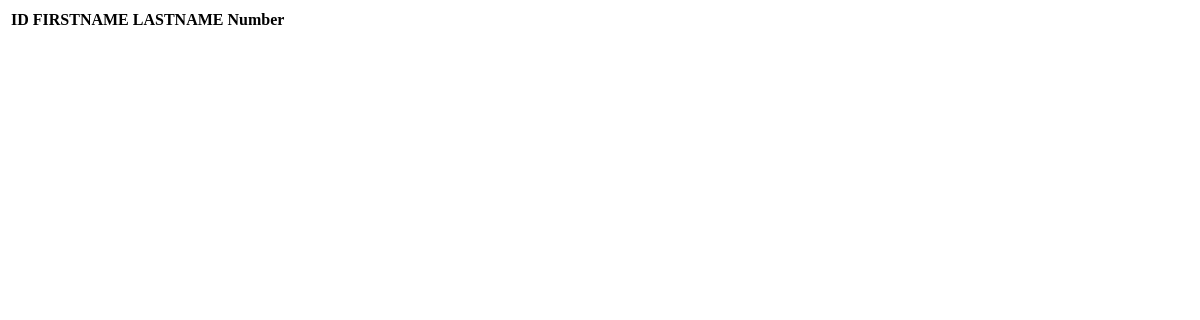
Page /fetchdata/ on the earlier database version.
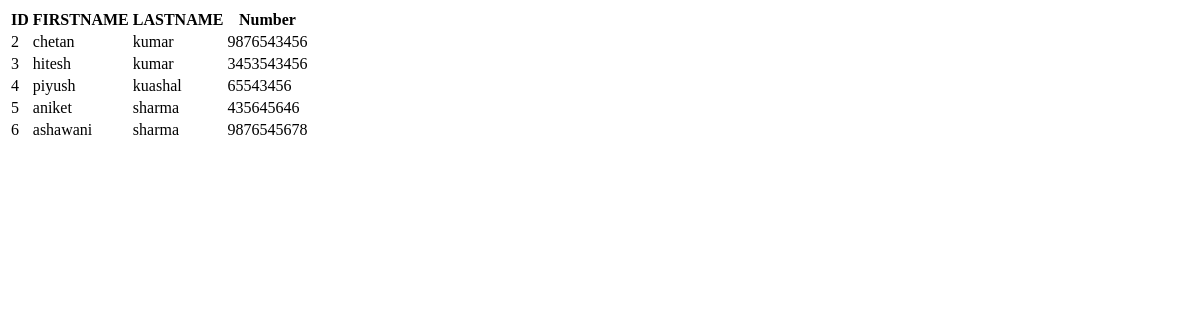
Same page on the later database version.
### project/models.py (models this page shows)
class Student(models.Model):
    firstname=models.CharField(max_length=150)
    lastname=models.CharField(max_length=150)
    number=models.IntegerField()

### project/views.py (the view)
# urls.py: path('fetchdata/',views.fetchdata),
def fetchdata(request):
    mydata=Student.objects.all()
    template= loader.get_template('fetch_data.html')
    context = {'students_all':mydata}
    return HttpResponse(template.render(context, request))

### template/fetch_data.html (shortened to what this page needs)
<!DOCTYPE html>
<html lang="en">
<head>
</head>
<body>
    <table>
        <tr>
            <th>ID</th>
            <th>FIRSTNAME</th>
            <th>LASTNAME</th>
            <th>Number</th>
        </tr>
        {% for i in students_all %}
        <tr>
            <td>{{ i.id }}</td>
            <td>{{ i.firstname }}</td>
            <td>{{ i.lastname }}</td>
            <td>{{ i.number }}</td>
        </tr>
        {% endfor %}
    </table>
</body>
</html>

Differences in the rows shown:
added Student: id "2", firstname "chetan", lastname "kumar", number "9876543456"
added Student: id "3", firstname "hitesh", lastname "kumar", number "3453543456"
added Student: id "4", firstname "piyush", lastname "kuashal", number "65543456"
added Student: id "5", firstname "aniket", lastname "sharma", number "435645646"
added Student: id "6", firstname "ashawani", lastname "sharma", number "9876545678"
